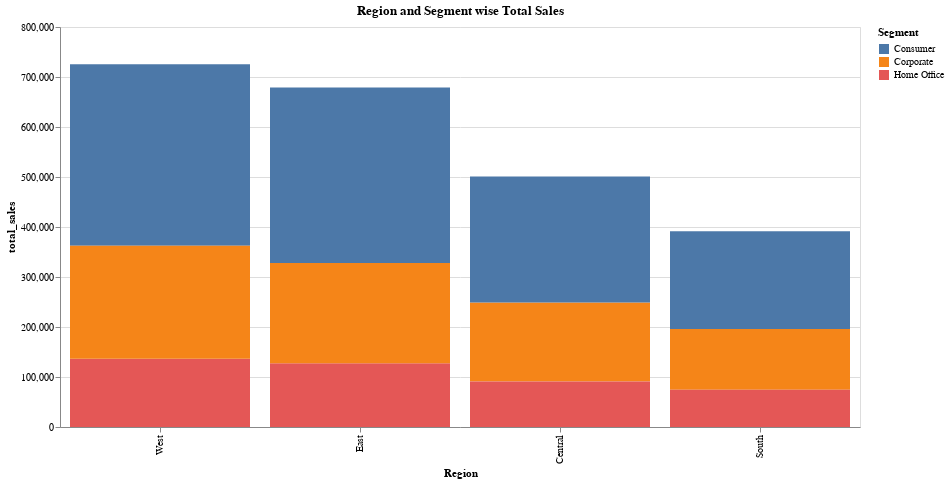

The notebook cell saved with this chart:
### Code cell
chart

### Figure 1 — Vega-Lite specification as saved in the notebook (floating-point values rounded to 4 significant figures)
{"config": {"view": {"continuousWidth": 300, "continuousHeight": 300}}, "data": {"name": "data-a28eb606ea40d3f88048d40f0be64840"}, "mark": {"type": "bar", "tooltip": true}, "encoding": {"color": {"field": "Segment", "type": "nominal"}, "x": {"field": "Region", "sort": ["West", "East", "Central", "South"], "type": "nominal"}, "y": {"field": "total_sales", "type": "quantitative"}}, "height": 400, "params": [{"name": "param_3", "select": {"type": "interval", "encodings": ["x", "y"]}, "bind": "scales"}], "title": "Region and Segment wise Total Sales", "width": 800, "$schema": "https://vega.github.io/schema/vega-lite/v5.20.1.json", "datasets": {"data-a28eb606ea40d3f88048d40f0be64840": [{"Region": "West", "Segment": "Consumer", "total_sales": 362900.0}, {"Region": "West", "Segment": "Home Office", "total_sales": 136700.0}, {"Region": "Central", "Segment": "Corporate", "total_sales": 158000.0}, {"Region": "West", "Segment": "Corporate", "total_sales": 225900.0}, {"Region": "Central", "Segment": "Home Office", "total_sales": 91210.0}, {"Region": "East", "Segment": "Consumer", "total_sales": 350900.0}, {"Region": "South", "Segment": "Corporate", "total_sales": 121900.0}, {"Region": "South", "Segment": "Consumer", "total_sales": 195600.0}, {"Region": "East", "Segment": "Home Office", "total_sales": 127500.0}, {"Region": "East", "Segment": "Corporate", "total_sales": 200400.0}, {"Region": "Central", "Segment": "Consumer", "total_sales": 252000.0}, {"Region": "South", "Segment": "Home Office", "total_sales": 74260.0}]}}
